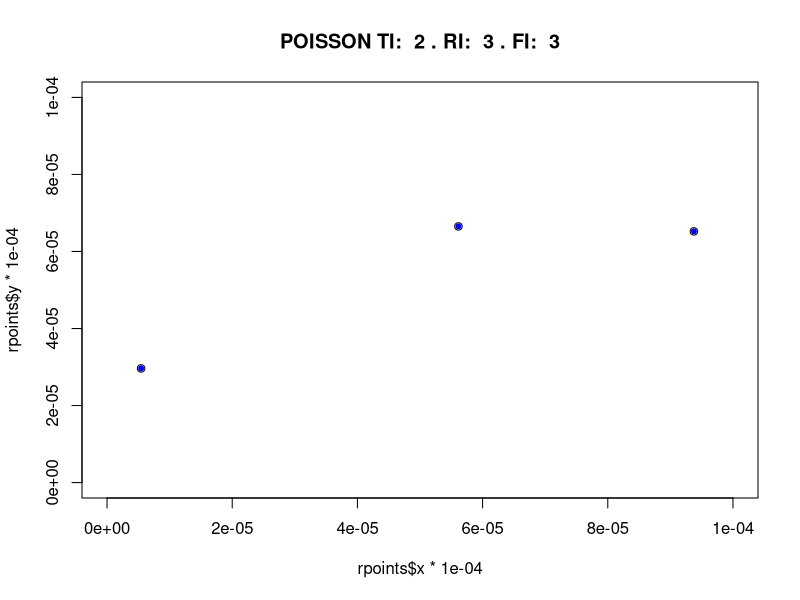
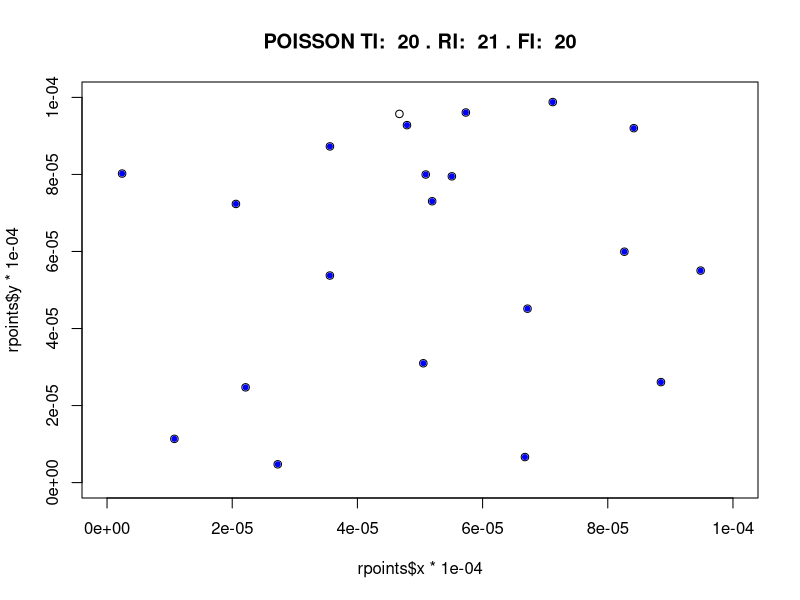
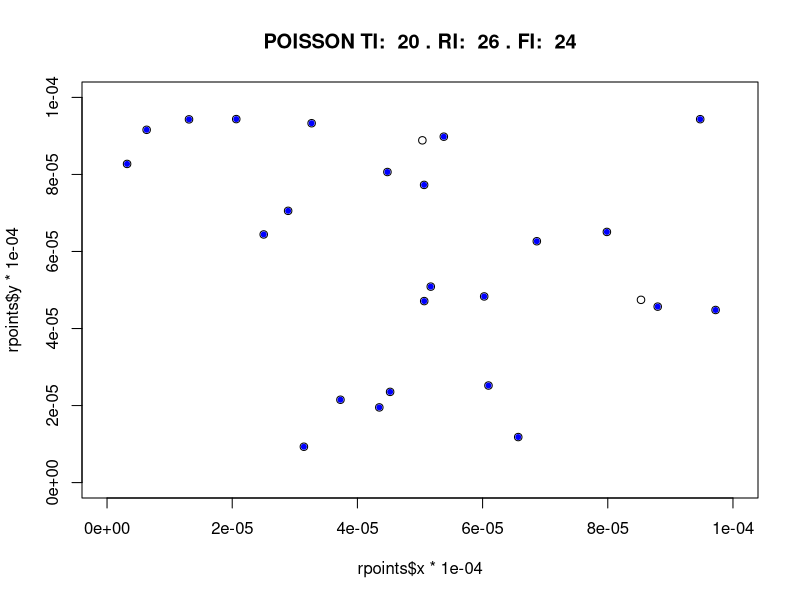
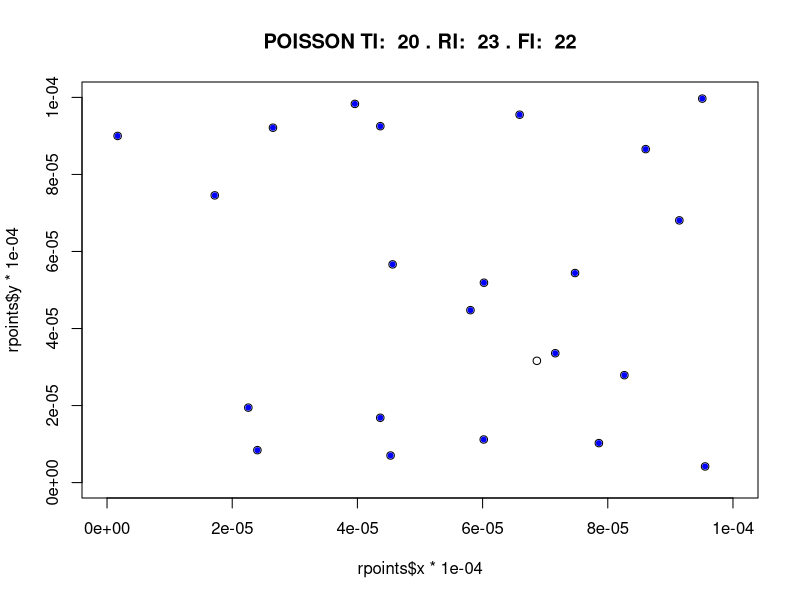
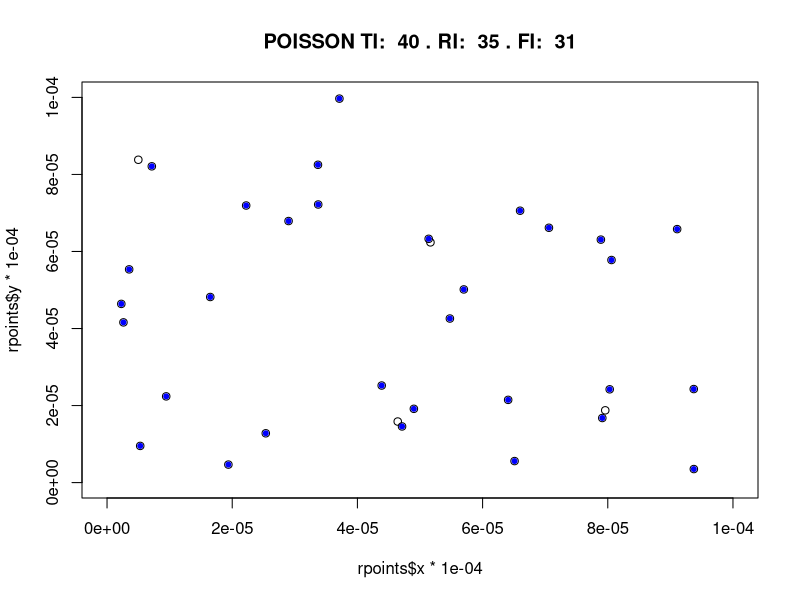
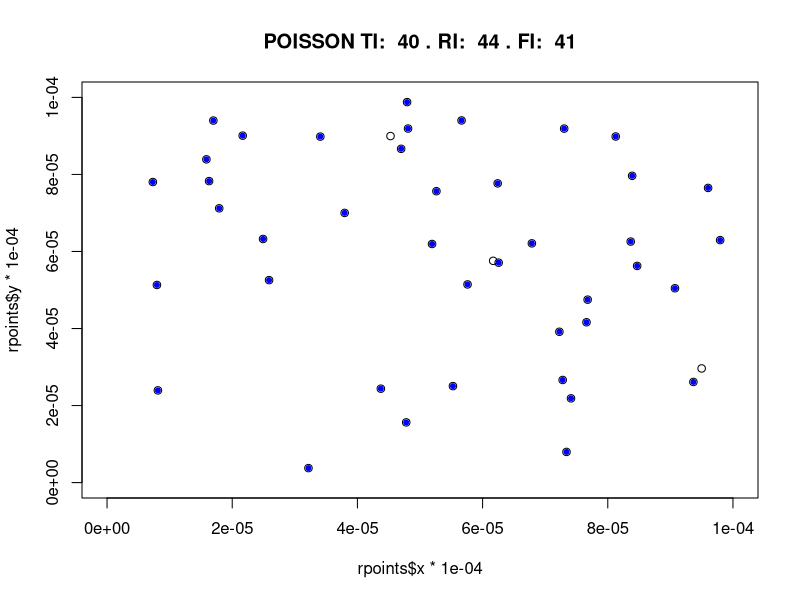
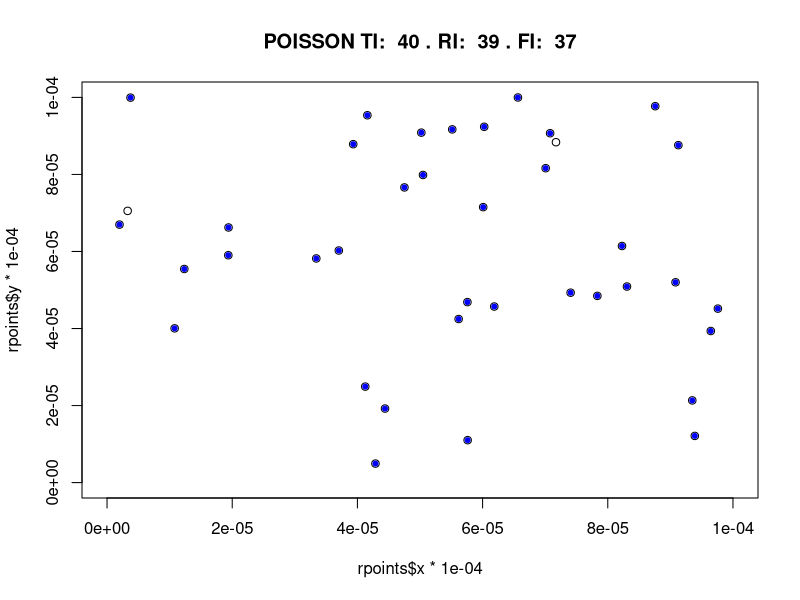
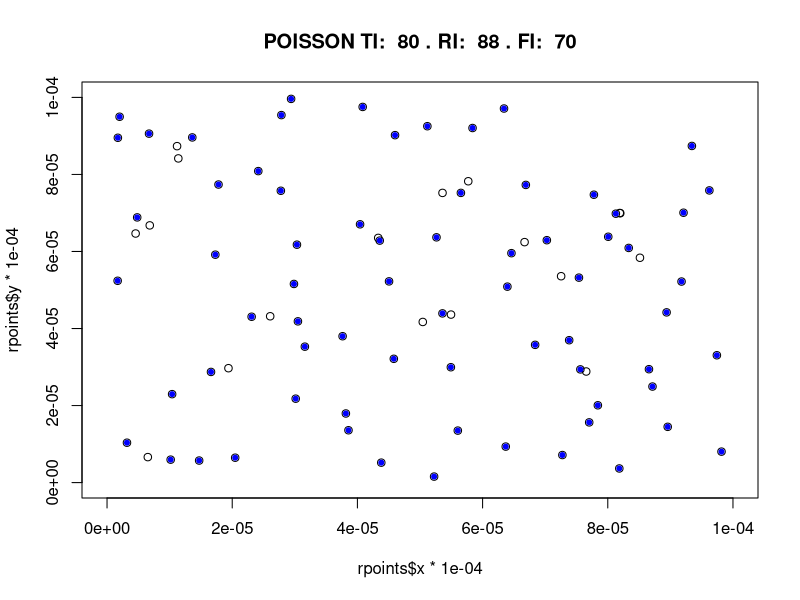

Write R code to recreate these figures, in order. (Note: this script raises an error after producing the figures.)
# Generate coordinates for spatially distributed bugs used by NUFEB software
# Joe Weaver jeweave4@ncsu.edu
#
# This is currently intended as a one-shot for generating a small CSV file
# with a bunch of realizations.  Parameters are edited by hand in code.
#
# If we keep using it, we will want to discuss wrapping the code up in functions
# so we can generate individual point patterns. The utility of this script could
# be reproduced by calling the functions.
#
# That would be useful, for example, if we end up with a workflow that dynamically
# selects parameter values based on previous results.

library(spatstat)
library(here)
# Apart from the csv generation, there's a bunch of base-R in here and that's OK
library(dplyr)
library(tidyr)
library(readr)

set.seed(1701)

#rescale a point pattern distribution
scale_pp <- function(pp, xscale, yscale){
  return(cbind(pp$x*xscale,pp$y*yscale))
}


# removes bugs which are less than min_dist apart
# Very inefficient, but straightforward 
# rdist can give the distance matrix quickly, but reassociating that
# with a specific point to remove is somewhat tricky
remove_collisions <- function(pp,min_dist){
  filtered_ptsx <- vector()
  filtered_ptsy <- vector()
  # return an empty list if there's 0 points to filter
  # such patterns can occur when the spatstats generators are called
  # with low intensities
  if(nrow(pp)<1){
    filtered_points = cbind(filtered_ptsx,filtered_ptsy)
    return(filtered_points)
  }
  # in the case of just one point, no filtering necessary
  if(nrow(pp)==1){
    filtered_ptsx = append(filtered_ptsx,pp[1,1])
    filtered_ptsy = append(filtered_ptsy,pp[1,2])
    filtered_points = cbind(filtered_ptsx,filtered_ptsy)
    return(filtered_points)
  }
  # compute all pairwise distances
  # for each run through outer loop, if any pair is too close, do not record point a
  for (pointa in 1:(nrow(pp) - 1)) {
    pointb_start <- pointa + 1
    tooclose = FALSE
    #TODO can remove fewer points by only checking against point B not already
    # removed
    for (pointb in pointb_start:nrow(pp)) {
      x1 = pp[pointa,1]
      x2 = pp[pointb,1]
      y1 = pp[pointa,2]
      y2 = pp[pointb,2]
      dist <- sqrt((x1 - x2) * (x1 - x2) + (y1 - y2) * (y1 - y2))
      if (dist < min_dist) {
        tooclose = TRUE
        }
    }
    if (!tooclose) {
  
      filtered_ptsx = append(filtered_ptsx,pp[pointa,1])
      filtered_ptsy = append(filtered_ptsy,pp[pointa,2])
    }
  }
  # need to add final point in list
  filtered_ptsx = append(filtered_ptsx,pp[nrow(pp),1])
  filtered_ptsy = append(filtered_ptsy,pp[nrow(pp),2])
  filtered_points = cbind(filtered_ptsx,filtered_ptsy)
  return(filtered_points)
}

# default scales and minimum distance
xscale <- 1e-4
yscale <- 1e-4
mdist <- 2*1.94e-6 # twice the diameter of the bugs
# number of realizations per unique pattern process+parameter set
# eg, if we want a poisson process with intensity 2 & nsim 3 we will end up
# generating 3 point sets
nsim <- 3
genplots = TRUE # generate plots?
writeplots = FALSE # save plots to disk, meaningless if we don't generate

# The following code generates a bunch of realizations for different
# point pattern processes and parameters.  It has rampant code duplication
# TODO pay off that technical debt ASAP if we decide to use this more

# very hacky id number generation, iterated with each realization
id <- 0

# intialize the dataframe which will be written out as a CSV
point_patterns <- data.frame(x=double(),
                              y=double(),
                              pattern=character(),
                              target_intensity=double(),
                              realized_intensity=double(),
                              radius=double(),
                              pts_per_cluster=integer(),
                              id=integer(),
                              stringsAsFactors=FALSE)

# generate random (poisson) point patterns with target intensities
# of 2, 20, 40, and 80 and do so nsim times. Plots may or may not be generated
lambdas <- c(rep(2,nsim),rep(20,nsim),rep(40,nsim),rep(80,nsim))
for (lambda in lambdas) {
  rpoints <- rpoispp(lambda)
  filtered <- remove_collisions(scale_pp(rpoints,1e-4,1e-4),mdist)
  #only produce output if we have points after filtering
  #TODO wrap rpoints and generation in a loop which doesn't end until 
  #a valid point is generated.  Could also enhance so that it runs until a particular
  #intensity is realized.  Probably want a max_iteration watchdog
  if(nrow(filtered)>0 ){
    id <- id+1
    #TODO DRY using npoints
    npoints <-length(filtered[,1])
    #create a dataframe capturing all the relevant data
    #note the dataframe is in TIDY form rather than two tables in normal form
    realization <-  data.frame(x=filtered[,1],
                              y=filtered[,2],
                              pattern="poisson",
                              target_intensity=rep(lambda,npoints),
                              realized_intensity=rep(npoints,npoints), # i know
                              radius=rep(0,npoints), # not applicable
                              pts_per_cluster=rep(0,npoints), # not applicable
                              id=rep(id,npoints),
                              stringsAsFactors=FALSE)

    #fold realization into db of all realizations
    point_patterns <- rbind(point_patterns,realization)
    # Create a simple diagnostic plot of the points
    if(genplots){
      # TI is the target intensity, RI is realized intensity (pre filtering),
      # FI is the post-filtering intensity
      title=paste("POISSON TI: ",lambda,
                  ". RI: ",intensity(rpoints), ". FI: ",length(filtered[,1]))
      if(writeplots){
        filename <- paste0("random_lambda-",lambda,
                         "_id-",id,"_npts-",length(filtered[,1]),".png")
        #TODO ensure noclobber
        png(here::here("output",filename),width=800,height=800,units="px")
      }
      # TODO DRY on scaling RPOINTS for plot
      plot(rpoints$x*1e-4,rpoints$y*1e-4,col="black",main=title,
           xlim=c(0,xscale),ylim=c(0,yscale))
      points(filtered,col="blue",pch=20)
      if(writeplots){
        dev.off()
      }
    }
  }
}



# generate regular point patterns with target intensities
# and repulsion (radius) levels
# and do so nsim times. Plots may or may not be generated
lambdas <- c(rep(2,nsim),rep(20,nsim),rep(40,nsim),rep(80,nsim))
for (lambda in lambdas) {
  for(repel in c(rep(0.1,nsim),rep(0.05,nsim),rep(0.01,nsim))){
    #FIXME 0.1 should be repel
    #n.b. for the paper, we only look at bugs with a repel of 0.1
    rpoints <-   rpoints <- rMaternII(lambda,0.1)#,win=sim_bounds)
    filtered <- remove_collisions(scale_pp(rpoints,1e-4,1e-4),mdist)
    #only produce output if we have points after filtering
    #TODO wrap rpoints and generation in a loop which doesn't end until 
    #a valid point is generated.  Could also enhance so that it runs until a particular
    #intensity is realized.  Probably want a max_iteration watchdog
    if(nrow(filtered)>0 ){
      id <- id+1
      #TODO DRY using npoints
      npoints <-length(filtered[,1])
      #create a dataframe capturing all the relevant data
      #note the dataframe is in TIDY form rather than two tables in normal form
      realization <-  data.frame(x=filtered[,1],
                                 y=filtered[,2],
                                 pattern="regular",
                                 target_intensity=rep(lambda,npoints),
                                 realized_intensity=rep(npoints,npoints), # i know
                                 radius=rep(repel,npoints), 
                                 pts_per_cluster=rep(0,npoints), # not applicable
                                 id=rep(id,npoints),
                                 stringsAsFactors=FALSE)
      
      #fold realization into db of all realizations
      point_patterns <- rbind(point_patterns,realization)
      # Create a simple diagnostic plot of the points
      if(genplots){
        # TI is the target intensity, RI is realized intensity (pre filtering),
        # FI is the post-filtering intensity
        title=paste("REGULAR TI: ",lambda,
                    ". RI: ",intensity(rpoints), 
                    ". FI: ",length(filtered[,1]),
                     "Rep: ",repel)
        if(writeplots){
          filename <- paste0("repel_lambda-",lambda,
                             "repel-",repel,
                             "_id-",id,"_npts-",length(filtered[,1]),".png")
          #TODO ensure noclobber
          png(here::here("output",filename),width=800,height=800,units="px")
        }
        # TODO DRY on scaling RPOINTS for plot
        plot(rpoints$x*1e-4,rpoints$y*1e-4,col="black",main=title,
             xlim=c(0,xscale),ylim=c(0,yscale))
        points(filtered,col="blue",pch=20)
        if(writeplots){
          dev.off()
        }
      }
    }
  }
}

# generate regular point patterns with target intensities
# and repulsion (radius) levels
# and do so nsim times. Plots may or may not be generated
lambdas <- c(rep(2,nsim),rep(20,nsim),rep(40,nsim),rep(80,nsim))
for (lambda in lambdas) {
  for(radius in c(rep(0.1,nsim),rep(0.05,nsim),rep(0.01,nsim))){
    for(children in c(rep(3,nsim),rep(5,nsim),rep(10,nsim))){
      #rMatClust uses lambda to see parents, so rescale
      #by the number of children and make sure you've got at least
      #one point
      rescale_lambda <- as.integer(max(lambda/children,1))
      rpoints <-   rpoints <- rMatClust(lambda/children,radius,children)
      filtered <- remove_collisions(scale_pp(rpoints,1e-4,1e-4),mdist)
      #only produce output if we have points after filtering
      #TODO wrap rpoints and generation in a loop which doesn't end until 
      #a valid point is generated.  Could also enhance so that it runs until a particular
      #intensity is realized.  Probably want a max_iteration watchdog
      if(nrow(filtered)>0 ){
        id <- id+1
        #TODO DRY using npoints
        npoints <-length(filtered[,1])
        #create a dataframe capturing all the relevant data
        #note the dataframe is in TIDY form rather than two tables in normal form
        realization <-  data.frame(x=filtered[,1],
                                   y=filtered[,2],
                                   pattern="aggregate",
                                   target_intensity=rep(lambda,npoints),
                                   realized_intensity=rep(npoints,npoints), # i know
                                   radius=rep(radius,npoints), 
                                   pts_per_cluster=rep(children,npoints), # not applicable
                                   id=rep(id,npoints),
                                   stringsAsFactors=FALSE)
        
        #fold realization into db of all realizations
        point_patterns <- rbind(point_patterns,realization)
        # Create a simple diagnostic plot of the points
        if(genplots){
          # TI is the target intensity, RI is realized intensity (pre filtering),
          # FI is the post-filtering intensity
          title=paste("Aggregate TI: ",lambda,
                      ". RI: ",intensity(rpoints), 
                      ". FI: ",length(filtered[,1]),
                      "Rad: ",radius,
                      "Kids: ",children)
          if(writeplots){
            filename <- paste0("aggregate_lambda-",lambda,
                               "radius-",radius,
                               "children-",children,
                               "_id-",id,"_npts-",length(filtered[,1]),".png")
            #TODO ensure noclobber
            png(here::here("output",filename),width=800,height=800,units="px")
          }
          # TODO DRY on scaling RPOINTS for plot
          plot(rpoints$x*1e-4,rpoints$y*1e-4,col="black",main=title,
               xlim=c(0,xscale),ylim=c(0,yscale))
          points(filtered,col="blue",pch=20)
          if(writeplots){
            dev.off()
          }
        }
      }
    }
  }
}
# Write the generated patterns as a csv file for use in generating NUFEB runs
gentime <- format(Sys.time(), "%Y-%m-%d-%H-%M-%s")
write_csv(point_patterns,here::here("output",paste0(gentime,"_point_patterns.csv")))

#TODO write out library versions

# parameters
# random intensity (lambda)
# clustered parent_intensity(kappa1), radius of cluse (scale), mean pts per cluster (mu)
# regular proposal_intensity(kappa)2, inhib_dist(r)
